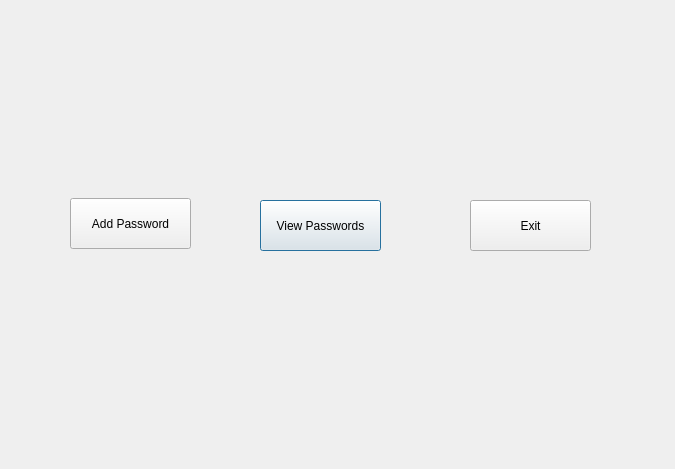
<?xml version="1.0" encoding="UTF-8"?>
<ui version="4.0">
 <class>NextPage</class>
 <widget class="QDialog" name="NextPage">
  <property name="geometry">
   <rect>
    <x>0</x>
    <y>0</y>
    <width>675</width>
    <height>469</height>
   </rect>
  </property>
  <property name="windowTitle">
   <string>Dialog</string>
  </property>
  <widget class="QPushButton" name="viewpassword">
   <property name="geometry">
    <rect>
     <x>260</x>
     <y>200</y>
     <width>121</width>
     <height>51</height>
    </rect>
   </property>
   <property name="text">
    <string>View Passwords</string>
   </property>
  </widget>
  <widget class="QPushButton" name="addpassword">
   <property name="geometry">
    <rect>
     <x>70</x>
     <y>198</y>
     <width>121</width>
     <height>51</height>
    </rect>
   </property>
   <property name="text">
    <string>Add Password</string>
   </property>
  </widget>
  <widget class="QPushButton" name="exit">
   <property name="geometry">
    <rect>
     <x>470</x>
     <y>200</y>
     <width>121</width>
     <height>51</height>
    </rect>
   </property>
   <property name="text">
    <string>Exit</string>
   </property>
  </widget>
 </widget>
 <resources/>
 <connections/>
</ui>
